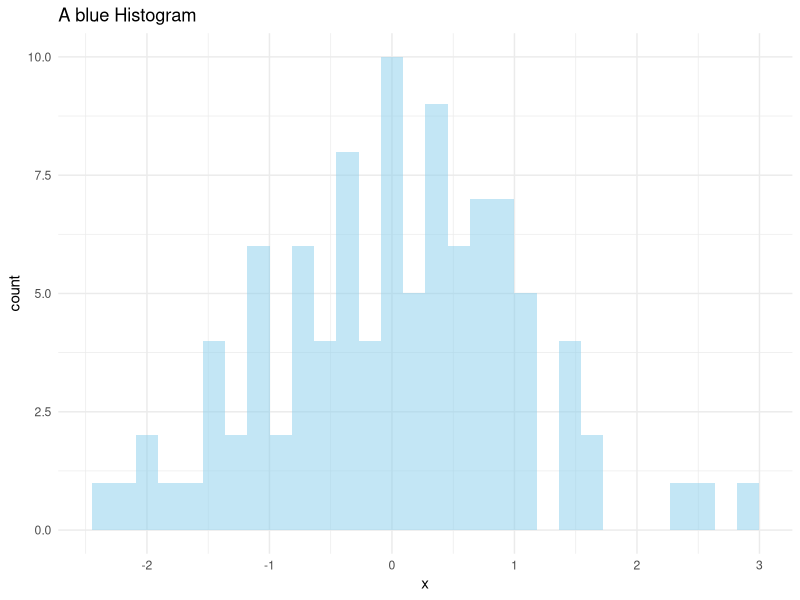
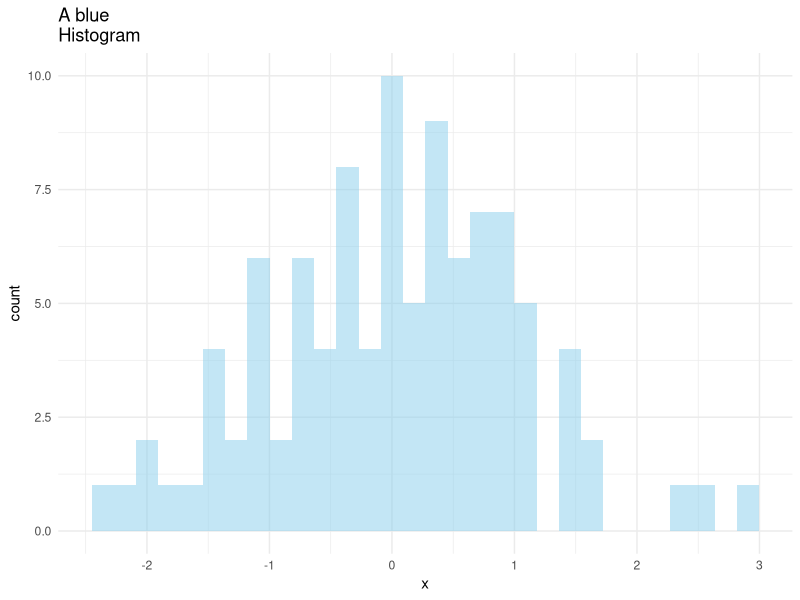
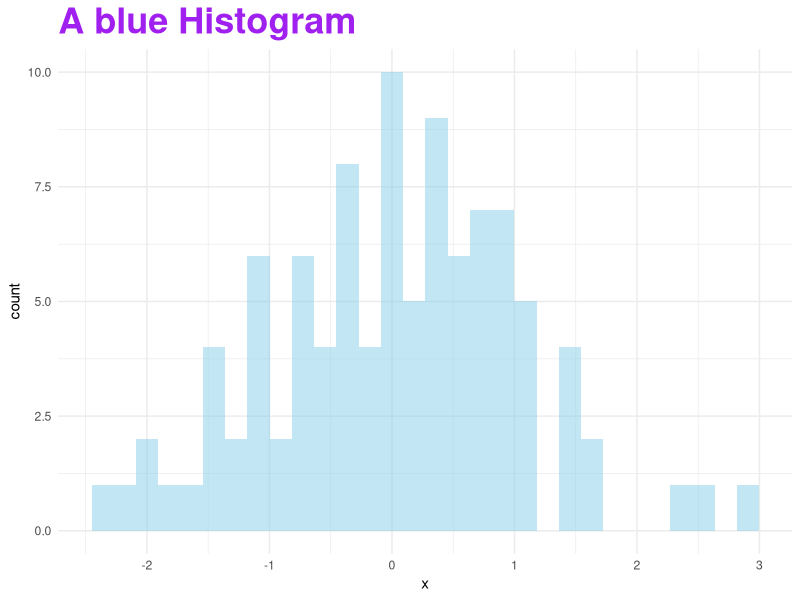
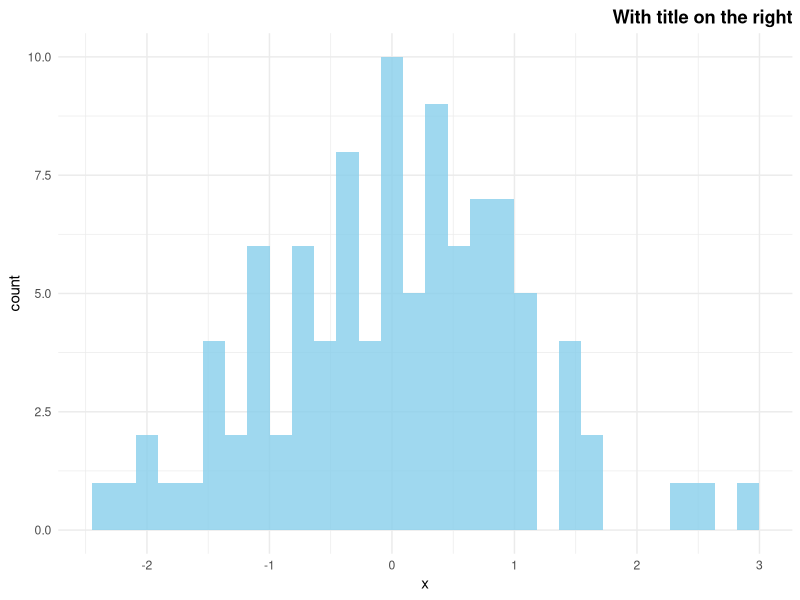
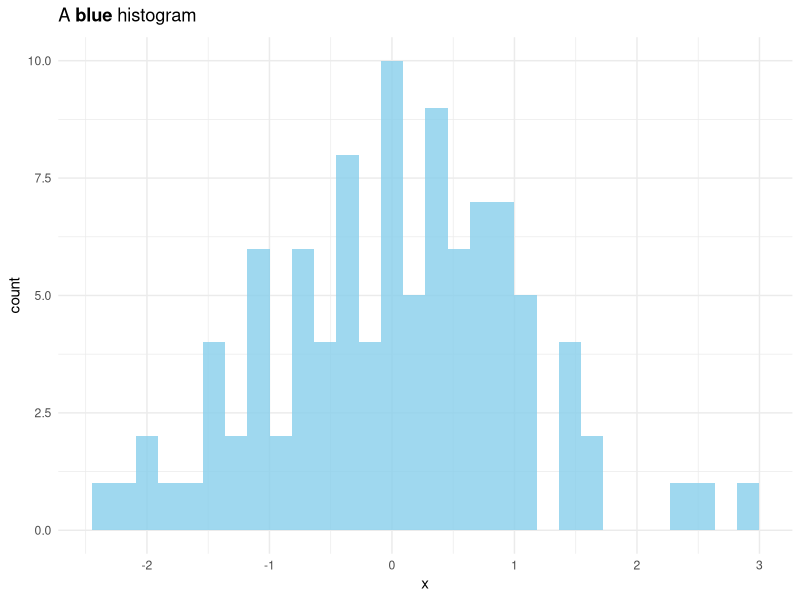

Write R code to recreate these figures, in order.
## ---- chunk 1
# library & data
library(ggplot2)
data=data.frame(x=rnorm(100))

# Basic plot with title
ggplot( data=data, aes(x=x)) + 
  geom_histogram(fill="skyblue", alpha=0.5) +
  ggtitle("A blue Histogram") +
  theme_minimal()

# title on several lines
ggplot( data=data, aes(x=x)) + 
  geom_histogram(fill="skyblue", alpha=0.5) +
  ggtitle("A blue \nHistogram") +
  theme_minimal() 

# Custom title appearance
ggplot( data=data, aes(x=x)) + 
  geom_histogram(fill="skyblue", alpha=0.5) +
  ggtitle("A blue Histogram") +
  theme_minimal() +
  theme(
    plot.title=element_text(family='', face='bold', colour='purple', size=26)
  )

# Adjust the position of title
ggplot( data=data, aes(x=x)) + 
  geom_histogram(fill="skyblue", alpha=0.8) +
  ggtitle("With title on the right") +
  theme_minimal() +
  theme(
    plot.title=element_text( hjust=1, vjust=0.5, face='bold')
  )

# Custom a few word of the title only:
my_title <- expression(paste("A ", italic(bold("blue")), " histogram"))
ggplot( data=data, aes(x=x)) + 
  geom_histogram(fill="skyblue", alpha=0.8) +
  ggtitle(my_title) +
  theme_minimal()
